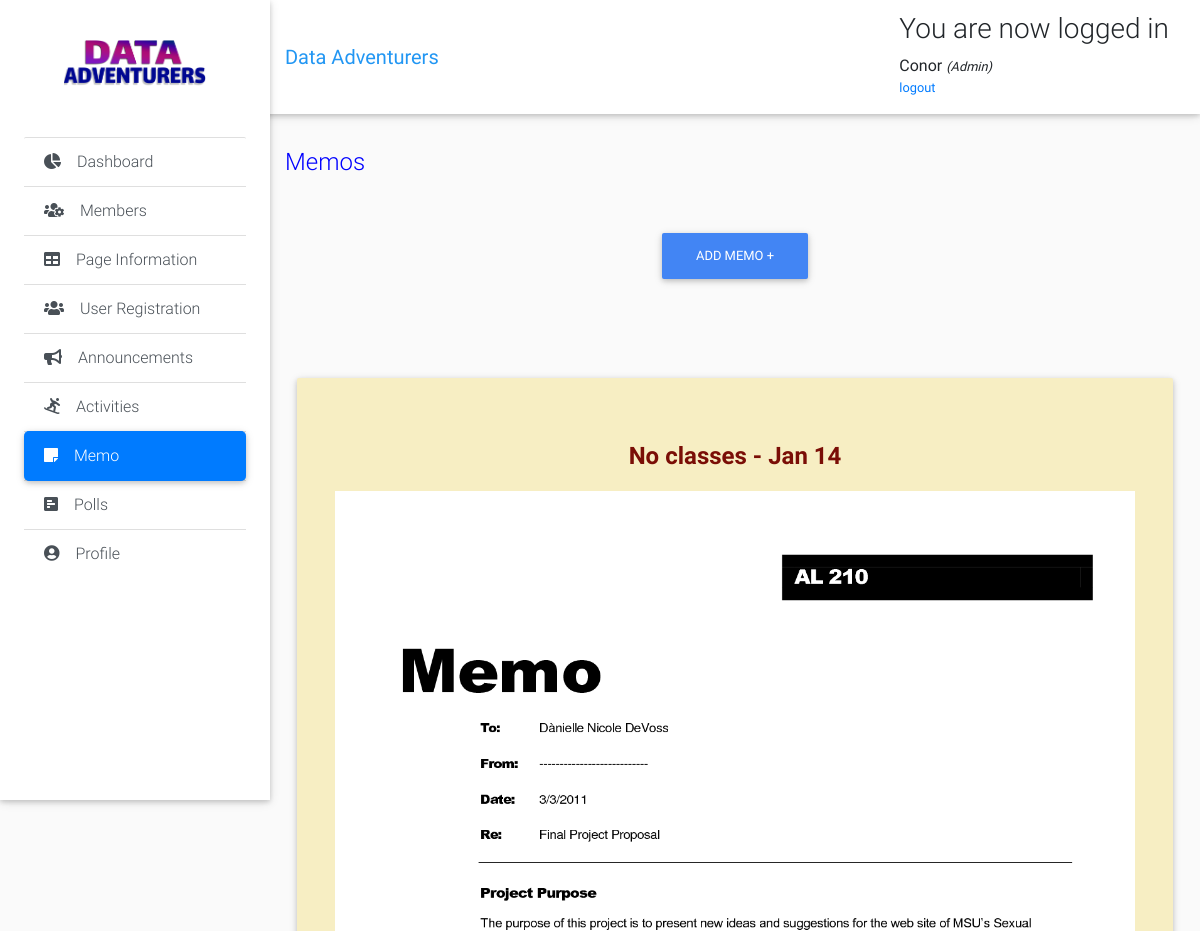
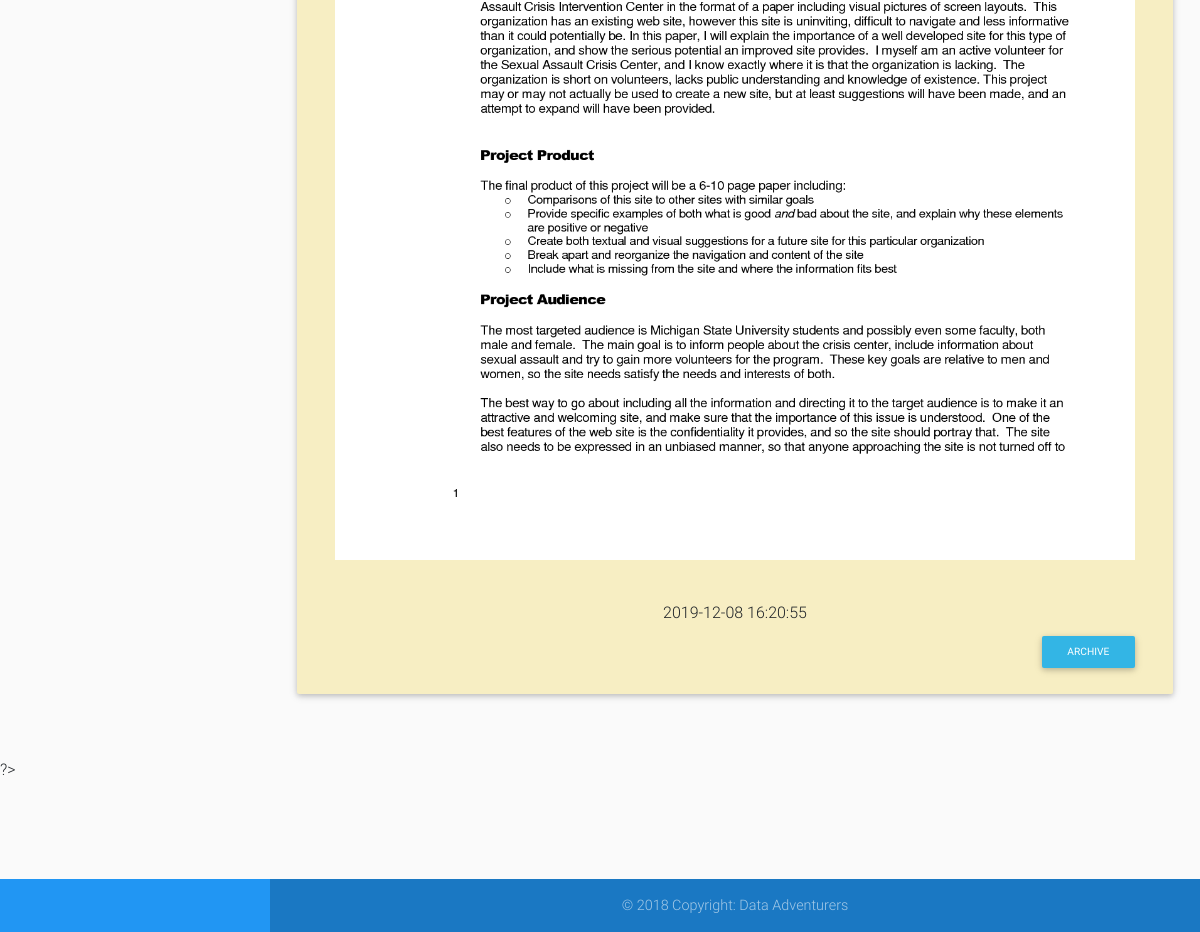
/admin-modules/memo.php (signed in), run on the app's committed database (2 pictures, top to bottom).
### tables this page shows
CREATE TABLE IF NOT EXISTS `page_info` (
  `id` int(11) NOT NULL AUTO_INCREMENT,
  `about` varchar(1000) NOT NULL,
  `mission` varchar(1000) NOT NULL,
  `vision` varchar(1000) NOT NULL,
  `address` varchar(250) NOT NULL,
  `contact` varchar(250) NOT NULL,
  `email` varchar(250) NOT NULL,
  `image` varchar(1000) NOT NULL,
  PRIMARY KEY (`id`)
);

CREATE TABLE IF NOT EXISTS `memo` (
  `id` int(11) NOT NULL AUTO_INCREMENT,
  `title` varchar(50) NOT NULL,
  `file_name` varchar(255) NOT NULL,
  `uploaded_on` datetime NOT NULL,
  PRIMARY KEY (`id`)
);

### admin-modules/memo.php (the view, shortened to what this page needs)
<?php
include "connection.php";
include "header.php";
 ?>
      <div class="list-group list-group-flush">
        <a href="dashboard.php" class="list-group-item list-group-item-action waves-effect">
          <i class="fas fa-chart-pie mr-3"></i>Dashboard</a>
        <a href="members.php" class="list-group-item list-group-item-action waves-effect">
          <i class="fas fa-users-cog mr-3"></i>Members</a>
        <a href="page-information.php" class="list-group-item list-group-item-action waves-effect">
          <i class="fas fa-table mr-3"></i>Page Information</a>
        <a href="user-registration.php" class="list-group-item list-group-item-action waves-effect">
          <i class="fas fa-users mr-3"></i>User Registration</a>
        <a href="announcements.php" class="list-group-item list-group-item-action waves-effect">
          <i class="fas fa-bullhorn mr-3"></i>Announcements</a>
        <a href="activities.php" class="list-group-item list-group-item-action waves-effect">
          <i class="fas fa-snowboarding mr-3"></i>Activities</a>
        <a href="memo.php" class="list-group-item list-group-item-action active waves-effect">
          <i class="fas fa-sticky-note mr-3"></i>Memo</a>
        <a href="polls.php" class="list-group-item list-group-item-action waves-effect">
          <i class="fas fa-poll-h mr-3"></i>Polls</a>
        <a href="profile.php" class="list-group-item list-group-item-action waves-effect">
          <i class="fas fa-user-circle mr-3"></i>Profile</a>
      </div>
<main class="pt-5 mx-lg-6">
    <div class="container-fluid mt-5">
      <div class="page-title">
        <br>
        <br>
          <h4 class="mb-2 mb-sm-0 pt-1">
            <span>Memos</span>
          </h4>
      </div>
        <div class="d-flex justify-content-center">
          <div class="text-center">
          <a href="" class="btn btn-primary btn-rounded mb-4" data-toggle="modal" data-target="#modalRegisterForm">
          Add Memo +</a>
          </div>
         </div>
        <br>
        <?php
        $result=mysqli_query($link, "SELECT * from memo order by id DESC");
          echo "<table class='table table-borderless'  cellspacing='0' style='width: 100%'>";
          echo  "<thead>";
          echo  "<tr>";
          echo  "<th>";
          echo "</th>";
          echo  "</tr>";
          echo "</thead>";
          echo "<tbody>";
          while($row=mysqli_fetch_array($result))
          {
              echo "<tr>";
              echo "<td>";
          ?>
              <div class="jumbotron text-center" style="background-color: #f7eec3;">
                <h4 class="card-title h4 pb-2" style='font-weight:bold; color:#7a0e06'><strong><?php echo $row['title'];?></strong></h4>
                <div class="d-flex justify-content-center ">
                  <?php
                 echo " <img src='memo-uploads/".$row['file_name']."' style='width: 800px; height: 1000px;'>";
                    ?>
                </div>
                <br>
                <br>
                <h6><?php echo $row['uploaded_on'];?></h6>
                <div class="float-right">
                <button class="btn btn-info btn-sm" onclick="window.location.href =
                               'memo-archive.php?id=<?php echo $row["id"]; ?>'">
                                Archive</button>
                </div>
              </div>
              <?php
              echo "</div>";
           }
          ?>
</main>
?>
  <?php
  include "footer.php";
  ?>

### admin-modules/header.php (shortened to what this page needs)
<?php
include "connection.php";
 ?>
<!DOCTYPE html>
<html lang="en">
<head>
  <link rel="stylesheet" href="https://stackpath.bootstrapcdn.com/bootstrap/4.3.1/css/bootstrap.min.css">
  <link rel="stylesheet" type="text/css" href="https://cdn.datatables.net/v/bs4/dt-1.10.20/datatables.min.css"/>
  <link rel="stylesheet" href="https://use.fontawesome.com/releases/v5.11.2/css/all.css">
  <link href="../css/bootstrap.min.css" rel="stylesheet">
  <link href="../css/mdb.min.css" rel="stylesheet">
  <link href="../css/style.min.css" rel="stylesheet">
  <link href="../css/style.css" rel="stylesheet">
  <body class="grey lighten-5">
    <header>
      <nav class="navbar fixed-top navbar-expand-lg navbar-light white scrolling-navbar">
        <div class="container-fluid">
          <a class="navbar-brand waves-effect" href="page-information.php" target="_blank">
            <strong class="blue-text">Data Adventurers</strong>
          </a>
          <div class="collapse navbar-collapse" id="navbarSupportedContent">
            <div class="content">
              <?php if (isset($_SESSION['success'])) : ?>
                <div class="error success" >
                  <h3>
                    <?php
                    echo $_SESSION['success'];
                    ?>
                  </h3>
                </div>
              <?php endif ?>
              <div class="profile_info">
                <div>
                  <?php  if (isset($_SESSION['user'])) : ?>
                    <strong>
                      <?php echo
                      $_SESSION['user']['first_name'];
                      ?>
                    </strong>
                    <small>
                      <i>(<?php echo ucfirst($_SESSION['user']['role']); ?>)</i>
                      <br>
                      <ul class="navbar-nav nav-flex-icons">
                        <li class="nav-item">
                          <a href="header.php?logout='1'">logout</a>
                        </li>
                      </ul>
                    </small>
                  <?php endif ?>
                </div>
              </div>
            </div>
          </div>
        </div>
      </nav>
      <div class="sidebar-fixed position-fixed">
        <?php
              $result=mysqli_query($link, "select * from page_info");
              $row=mysqli_fetch_array($result);
              ?>
        <a class="logo-wrapper waves-effect">
          <img src=" <?php echo $row['image']; ?>" class="img-fluid" height="200" width="200" alt="">
        </a>
</head>

### css/style.css (style rules this page uses)
* { padding: 0; margin: 0; }
html { position: relative; min-height: 100%; }
body { margin-bottom: 150px; }
.page-title { margin-bottom: 50px; color: blue; }

### data on the page
page_info: image (picture)
memo: title "No classes - Jan 14", file_name (picture), uploaded_on "2019-12-08 16:20:55"

### other printed values
$_SESSION['success'] "You are now logged in"
$_SESSION['user']['first_name'] "Conor"
$_SESSION['user']['role'] "Admin"
